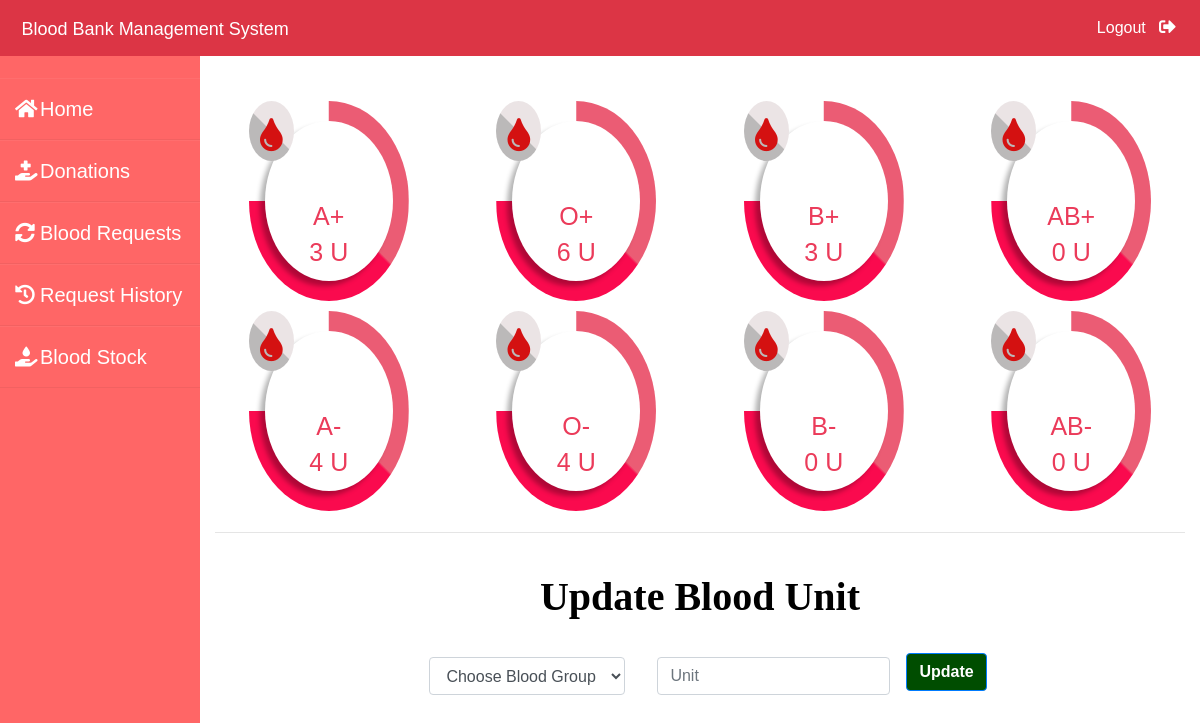
Screenshot of /admin-blood (signed in) with the database file from the repository.
### blood/models.py (models this page shows, shortened)
class Stock(models.Model):
    bloodgroup=models.CharField(max_length=10)
    unit=models.PositiveIntegerField(default=0)

### blood/views.py (the view, shortened to what this page needs)
# urls.py: path('admin-blood', views.admin_blood_view,name='admin-blood'),
@login_required(login_url='adminlogin')
def admin_blood_view(request):
    dict={
        'bloodForm':forms.BloodForm(),
        'A1':models.Stock.objects.get(bloodgroup="A+"),
        'A2':models.Stock.objects.get(bloodgroup="A-"),
        'B1':models.Stock.objects.get(bloodgroup="B+"),
        'B2':models.Stock.objects.get(bloodgroup="B-"),
        'AB1':models.Stock.objects.get(bloodgroup="AB+"),
        'AB2':models.Stock.objects.get(bloodgroup="AB-"),
        'O1':models.Stock.objects.get(bloodgroup="O+"),
        'O2':models.Stock.objects.get(bloodgroup="O-"),
    }
    return render(request,'blood/admin_blood.html',context=dict)

### blood/forms.py
class BloodForm(forms.ModelForm):
    class Meta:
        model=models.Stock
        fields=['bloodgroup','unit']

### templates/blood/admin_blood.html (shortened to what this page needs)
{% extends 'blood/adminbase.html' %}
{% block content %}
{% load widget_tweaks %}
{%load static%}
<link href="{% static "css/card.css" %}"rel="stylesheet" media="all">
</head>
<br><br>
<div class="container">
<div class="row">
    <div class="col-sm-3">
        <div class="counter">
            <div class="counter-icon">
                <i class="fa fa-tint"></i>
            </div>
            <h3>A+</h3>
            <span class="counter-value">{{A1.unit}} U</span>
        </div>
    </div>
    <div class="col-sm-3">
        <div class="counter orange">
            <div class="counter-icon">
                <i class="fa fa-tint"></i>
            </div>
            <h3>O+</h3>
            <span class="counter-value">{{O1.unit}} U</span>
        </div>
    </div>
  <div class="col-sm-3">
        <div class="counter orange">
            <div class="counter-icon">
                <i class="fa fa-tint"></i>
            </div>
            <h3>B+</h3>
            <span class="counter-value">{{B1.unit}} U</span>
        </div>
    </div>
    <div class="col-sm-3">
        <div class="counter orange">
            <div class="counter-icon">
                <i class="fa fa-tint"></i>
            </div>
            <h3>AB+</h3>
            <span class="counter-value">{{AB1.unit}} U</span>
        </div>
    </div>
</div>
<div class="row">
    <div class="col-sm-3">
        <div class="counter">
            <div class="counter-icon">
                <i class="fa fa-tint"></i>
            </div>
            <h3>A-</h3>
            <span class="counter-value">{{A2.unit}} U</span>
        </div>
    </div>
    <div class="col-sm-3">
        <div class="counter orange">
            <div class="counter-icon">
                <i class="fa fa-tint"></i>
            </div>
            <h3>O-</h3>
            <span class="counter-value">{{O2.unit}} U</span>
        </div>
    </div>
  <div class="col-sm-3">
        <div class="counter orange">
            <div class="counter-icon">
                <i class="fa fa-tint"></i>
            </div>
            <h3>B-</h3>
            <span class="counter-value">{{B2.unit}} U</span>
        </div>
    </div>
    <div class="col-sm-3">
        <div class="counter orange">
            <div class="counter-icon">
                <i class="fa fa-tint"></i>
            </div>
            <h3>AB-</h3>
            <span class="counter-value">{{AB2.unit}} U</span>
        </div>
    </div>
</div>
<hr>
<br>
<h3 class="text-center" style="font-family: 'Merriweather', serif; font-size: 40px; font-weight: bold; color: black;">Update Blood Unit</h3><br>
<div class="xyz">
    <form class="form-inline" method="POST">
        <div class="form-group mx-sm-3 mb-6">
            <select name="bloodgroup" class="form-control">
                <option disabled="disabled" selected="selected">Choose Blood Group</option>
            </select>
          </div>
        <div class="form-group mx-sm-3 mb-6">
          <input type="number" class="form-control" name="unit" placeholder="Unit">
        </div>
        <button type="submit" class="btn btn-primary mb-2" style="background-color:#004d00 ; font-weight: bold;">Update</button>
      </form>
</div>
</div>
{% endblock content %}

### static/css/card.css (style rules this page uses)
.row { padding: 5px; }
.counter { color: #eb3b5a; font-family: 'Muli', sans-serif; width: 160px; height: 200px; text-align:center; border-radius: 50%; padding: 100px 50px 50px; margin: 0 auto; position: relative; z-index: 1; }
.counter:before, .counter:after { content: ""; background: #fff; width: 80%; height: 80%; border-radius: 100%; box-shadow: -5px 5px 5px rgba(0,0,0,0.3); transform: translateX(-50%)translateY(-50%); position: absolute; top: 50%; left: 50%; z-index: -1; }
.counter:after { background: linear-gradient(45deg,#fa0a4e 49%, #eb5c74 50%); width: 100%; height: 100%; box-shadow: none; transform: translate(0); top: 0; left: 0; z-index: -2; clip-path: polygon(50% 50%, 50% 0, 100% 0, 100% 100%, 0 100%, 0 50%); }
.counter .counter-icon { color: rgb(212, 17, 17); background: linear-gradient(45deg,#bbb9b9 49%, #ebe4e5 50%); font-size: 33px; line-height: 70px; width: 45px; height: 60px; border-radius:100%; position: absolute; top: 0; left: 0; z-index: 1; transition: all 0.3s; }
.counter .counter-icon i.fa { transform: rotateX(0deg); transition: all 0.3s ease 0s; }
.counter h3 { font-size: 25px; font-weight: 500; text-transform: uppercase; margin: 0 0 3px; }
.counter .counter-value { font-size: 25px; font-weight: 500; }

### templates/blood/adminbase.html (style rules this page uses)
.row { padding: 5px; }
.xyz { color: blue; font-size: 3ex; }
* { margin: 0; padding: 0; box-sizing: border-box; list-style: none; text-decoration: none; font-family: 'Josefin Sans', sans-serif; }
body { background-image: url(https://wallpaperaccess.com/full/697539.jpg); }

### templates/blood/admin_blood.html (style rules this page uses)
.xyz { display: table; margin-right: auto; margin-left: auto; }

### rows the page displays
Stock: unit "3"
Stock: unit "6"
Stock: unit "3"
Stock: unit "0"
Stock: unit "4"
Stock: unit "4"
Stock: unit "0"
Stock: unit "0"
